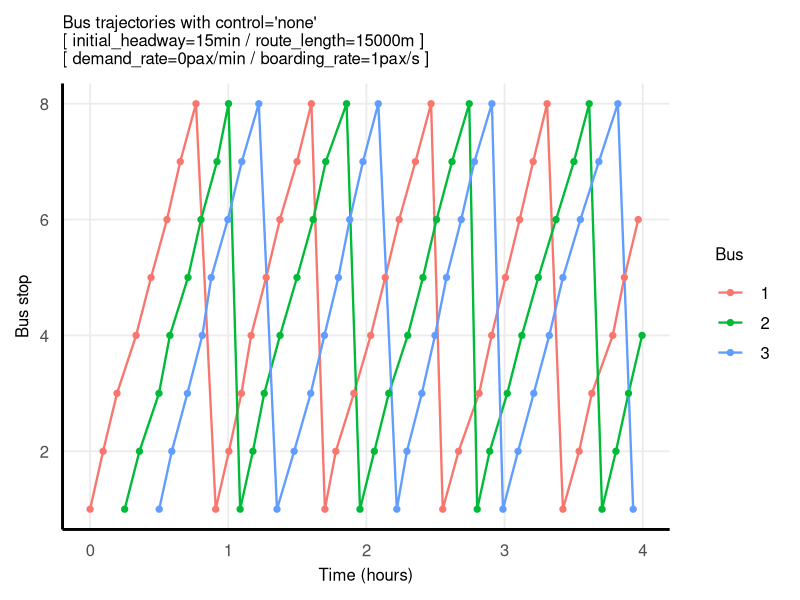
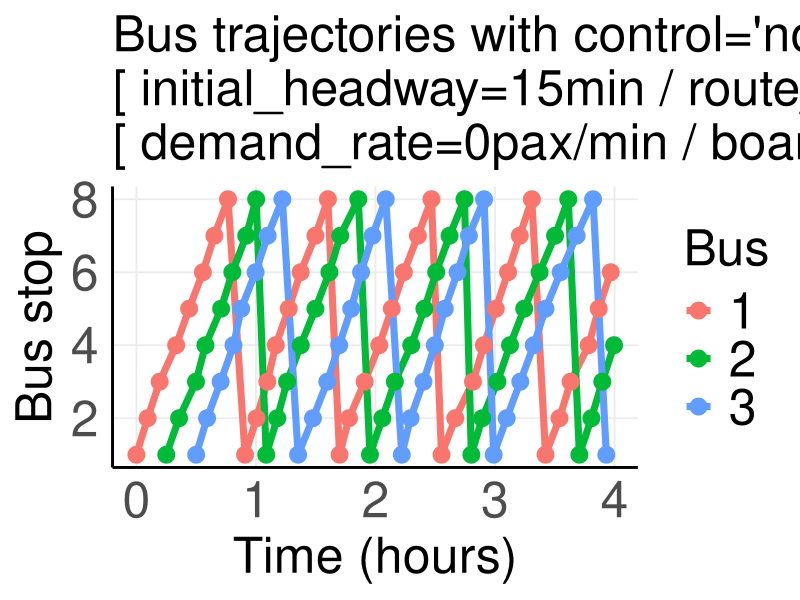
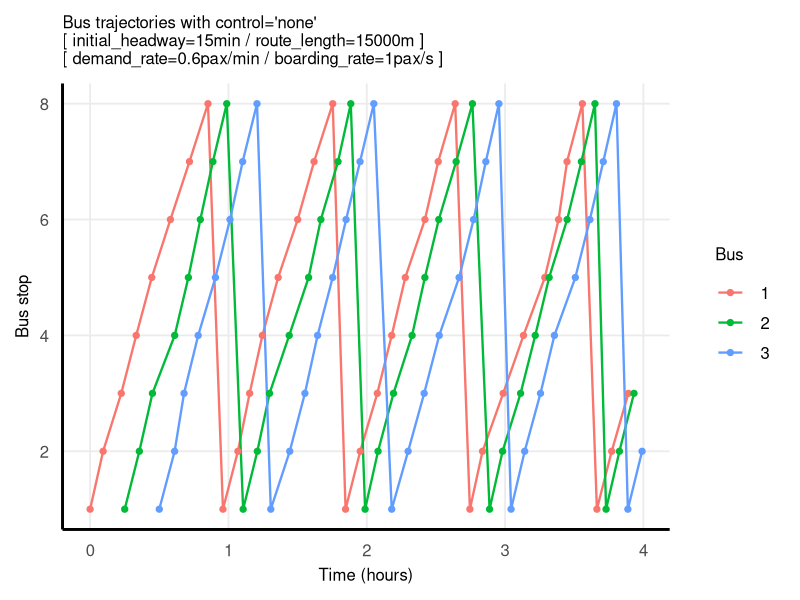
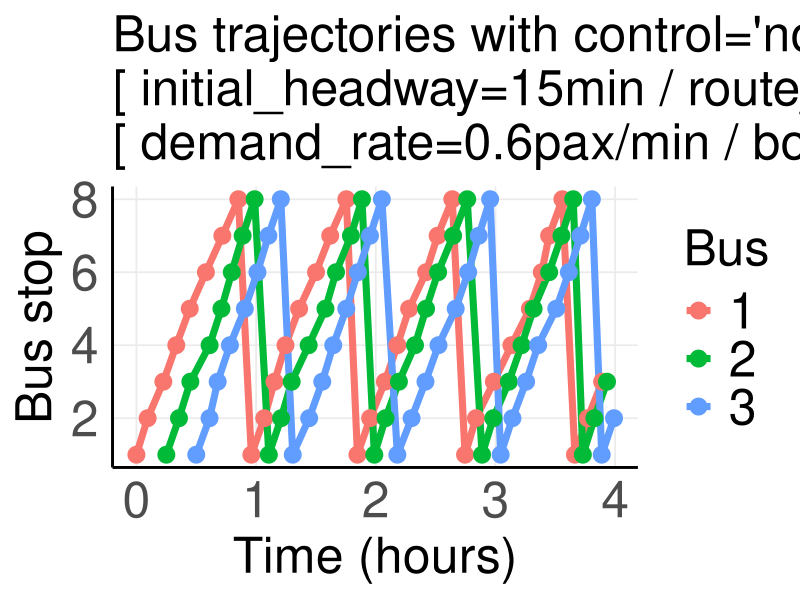
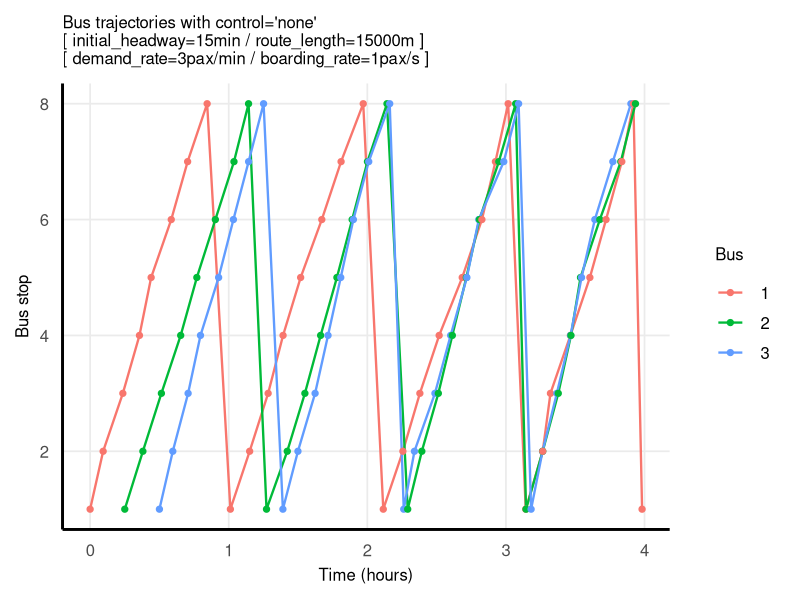
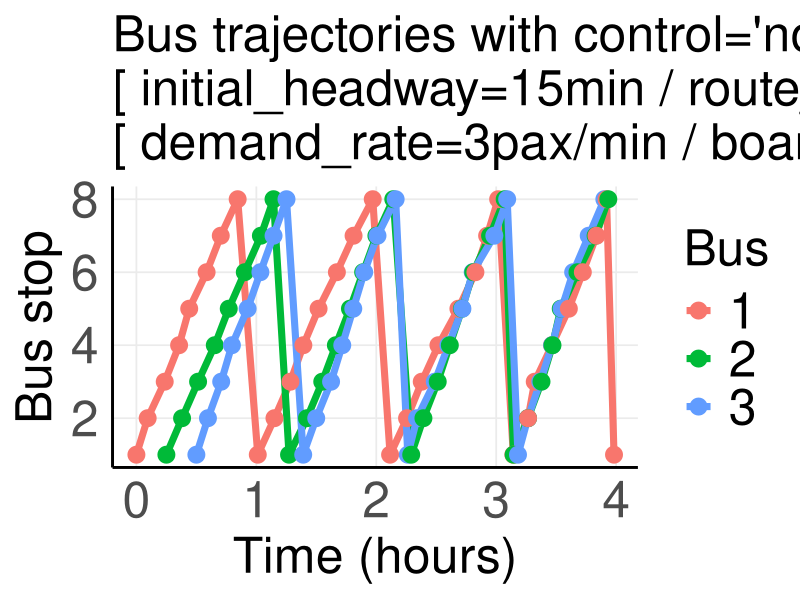
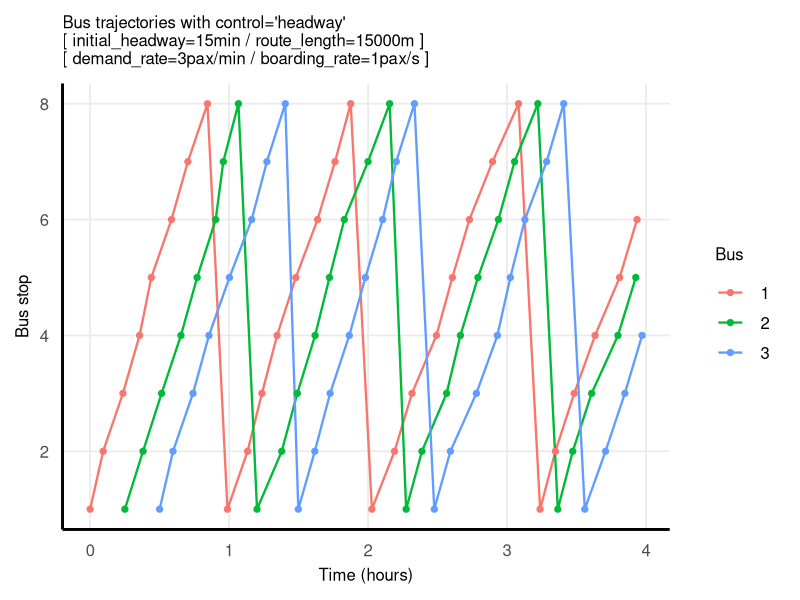
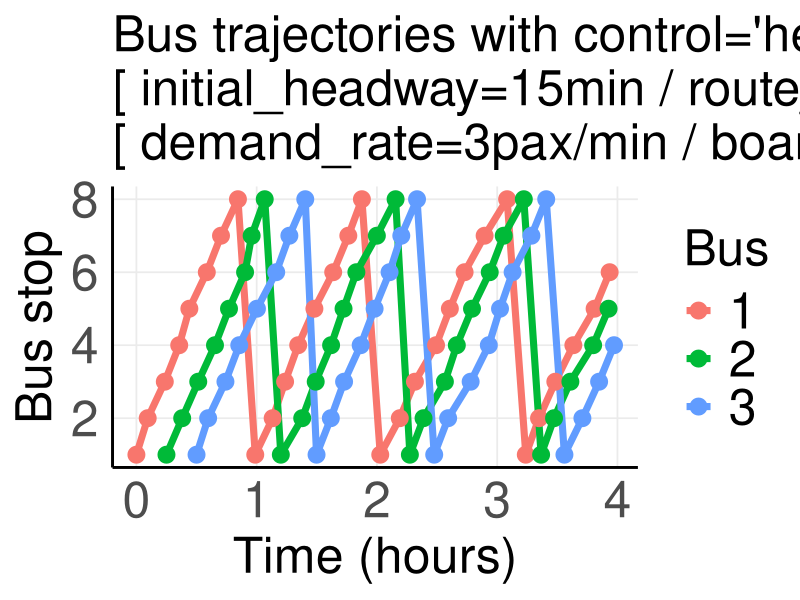

Write R code to recreate these figures, in order.
# Basic bus bunching discrete event simulation
# www.overfitting.net
# https://www.overfitting.net/2025/12/simulador-de-bus-bunching-con-r.html

library(ggplot2)
library(Cairo)


# Discrete Event Simulation (DES) for Bus bunching
# Modeling approach in which the system state changes only at a discrete set of time points called events
# DES models are: order sensitive, causality driven, state based
bus_bunching <- function(

    # Route definition:
    route_type = c("circular", "linear"),  # type of route
    route_length = 10000,     # total route length in m
    n_stops = 20,             # number of stops on the route
    n_buses = 6,              # number of buses in the simulation
    fixed_dwell = 5,          # fixed dwell time at each stop in s
    initial_headway = NULL,   # initial time delay between bus departures in s
    # headway: elapsed time between two consecutive bus arrivals at the same stop,
    # regardless of which bus arrives
    base_speed = 12,          # mean speed between stops in m/s
    travel_sd_fraction = 0.2, # sd of travel time between stops as a fraction of baseline_travel_time
    
    # Demand definition:
    # NOTE: at first passenger queues at stops are small or empty -> first bus rides fast
    demand_rate = 0.05,       # passenger arrival rate per stop in passengers/second
    boarding_rate = 1.0,      # boarding rate in passengers/second
    
    # Holding control:
    control = c("none", "schedule", "headway"),
    # Policies applied at stops to mitigate bus bunching. Both "headway" and "schedule"
    # operate by adding extra dwell time when a bus arrives "too early"
    # but differ in what timing reference they try to regulate
    # "none": fully unstable system, bunching emerges naturally
    # "headway": stabilizes service spacing locally, minimizes bunching but can cause drifting
    # "schedule": enforces nominal spacing, but because it still references observed headways it
    #             behaves like headway control with fixed target rather than true timetable adherence
    schedule_headway = NULL,  # target headway for schedule holding in s
    hold_limit = 60,          # maximum holding time when control is applied in s
    
    # Simulation parameters:
    warmup = 0,               # warmup time to discard initial transient (0=none) in s
    sim_time = 3*3600,        # total simulation time in s
    seed = 123                # random seed for reproducibility
    
) {
    # Optional parameters: match.arg() automatically picks the first element of the vector as default
    route_type <- match.arg(route_type)  # 'circular' by default
    control <- match.arg(control)  # 'none' by default
    if (control == "schedule" && is.null(schedule_headway)) {
        message("ERROR: schedule_headway must be provided when control = 'schedule'")
        return(NULL)
    }
    if (!is.null(seed)) set.seed(seed)
    
    # Uniform spacing assumption: only place where spatial structure enters the simulation
    seg_count <- n_stops  # number of travel segments
    seg_length <- route_length / seg_count  # distance between consecutive stops
    baseline_travel_time <- seg_length / base_speed  # mean travel time between stops
    min_travel_time <- 0.01 * baseline_travel_time  # min travel_time to preserve event ordering (1% of baseline)
    travel_time_sd <- travel_sd_fraction * baseline_travel_time  # convert fractional SD to s
    
    # Set default initial headway if not provided
    if (is.null(initial_headway)) {
        loop_time_mean <- (baseline_travel_time + fixed_dwell) * seg_count
        initial_headway <- loop_time_mean / n_buses
        # This would be the exact initial_headway with no passengers (demand_rate=0) to
        # make the last bus depart when the first bus is about to finish the route
        # In a real application with passengers the ideal initial_headway should be set higher
    }
    
    # Initialize buses
    buses <- data.frame(
        bus = seq_len(n_buses),
        next_stop = rep(1, n_buses),
        next_arrival = seq(0, by = initial_headway, length.out = n_buses),
        stringsAsFactors = FALSE
    )
    
    last_visit_time <- rep(0, seg_count)
    waiting_passengers <- rep(0L, seg_count)
    events <- vector("list", 0)
    
    record_event <- function(bus_id, stop_id, t_arrival, waiting, boarded, dwell, travel_time) {
        events[[length(events) + 1L]] <<- list(
            # Unlike <- (regular assignment, which assigns in the current environment)
            # <<- assigns to a variable in the parent environment or higher
            bus = bus_id,
            stop = stop_id,
            arrival = t_arrival,
            waiting = waiting,
            boarded = boarded,
            dwell = dwell,
            travel_time = travel_time
        )
    }
    
    while (TRUE) {
        next_idx <- which.min(buses$next_arrival)
        t_now <- buses$next_arrival[next_idx]
        if (t_now > sim_time) break
        
        bus_id <- buses$bus[next_idx]
        stop_id <- buses$next_stop[next_idx]
        
        delta_t <- t_now - last_visit_time[stop_id]
        if (delta_t < 0) delta_t <- 0
        new_arrivals <- rpois(1, demand_rate * delta_t)  # Poisson arrivals
        waiting_passengers[stop_id] <- waiting_passengers[stop_id] + new_arrivals
        last_visit_time[stop_id] <- t_now
        
        boarded <- waiting_passengers[stop_id]
        waiting_passengers[stop_id] <- 0L
        dwell_time <- fixed_dwell + boarded / boarding_rate
        
        # Holding control
        if (control %in% c("schedule", "headway")) {
            prev_idx <- which(sapply(events, function(x) x$stop) == stop_id)
            if (length(prev_idx) > 0) {
                last_arrival_time <- events[[tail(prev_idx, 1)]]$arrival
                headway_obs <- t_now - last_arrival_time  # headway observed from last departed bus
                
                desired_headway = if (control == "schedule") schedule_headway else initial_headway
                hold_needed <- desired_headway - headway_obs
                if (hold_needed > 0) dwell_time <- dwell_time + min(hold_needed, hold_limit)
            }
        }
        
        # Travel implementation
        travel_time <- max(min_travel_time, rnorm(1, baseline_travel_time, travel_time_sd))
        record_event(bus_id, stop_id, t_now, new_arrivals, boarded, dwell_time, travel_time)
        next_stop <- stop_id + 1
        
        if (route_type == "circular") {
            if (next_stop > seg_count) next_stop <- 1
            buses$next_stop[next_idx] <- next_stop
            buses$next_arrival[next_idx] <- t_now + dwell_time + travel_time
        } else {  # linear
            if (next_stop > seg_count) {
                buses$next_arrival[next_idx] <- Inf
            } else {
                buses$next_stop[next_idx] <- next_stop
                buses$next_arrival[next_idx] <- t_now + dwell_time + travel_time
            }
        }
    }
    
    if (length(events) == 0) {
        events_df <- data.frame()
    } else {
        events_df <- do.call(rbind, lapply(events, function(e) {
            data.frame(
                bus = e$bus,
                stop = e$stop,
                arrival = e$arrival,
                waiting = e$waiting,
                boarded = e$boarded,
                dwell = e$dwell,
                travel_time = e$travel_time,
                stringsAsFactors = FALSE
            )
        }))
    }
    
    # Compute headways after warmup period
    if (nrow(events_df) > 0 && warmup > 0) {
        events_df <- subset(events_df, arrival > warmup)
    }
    
    
    # Headways dataframe calculation
    headways_list <- lapply(split(events_df, events_df$stop), function(dfstop) {
        if (nrow(dfstop) <= 1) return(NULL)
        times <- sort(dfstop$arrival)
        data.frame(
            stop = dfstop$stop[1],
            arrival = times[-1],
            headway = diff(times)
        )
    })
    headways_df <- if (length(headways_list) == 0) data.frame() else do.call(rbind, headways_list)
    
    
    # Metrics calculation
    if (nrow(headways_df) == 0) {
        metrics <- list(mean_headway = NA, cv_headway = NA, mean_waiting_est = NA, percent_bunched = NA)
    } else {
        hw <- subset(headways_df, arrival > warmup)
        
        mean_headway <- mean(hw$headway)  # average time between consecutive bus arrivals at a stop
        cv_headway <- sd(hw$headway) / mean_headway  # relative dispersion of headways around their mean
        # In the context of bunching this is the primary stability metric:
        #   0.0–0.2: very regular service, 0.2–0.4: mild irregularity
        #   0.4–0.6: noticeable bunching, >0.6: severe bunching
        
        mean_waiting_est <- mean(hw$headway) / 2  # estimated mean passenger waiting time at stops
        
        med_h <- median(hw$headway)  # median of headways
        # Fraction of headways abnormally long relative to typical service
        percent_bunched <- sum(hw$headway > 2 * med_h) / nrow(hw)
        #   <0.05: very stable, 0.05–0.15: mild bunching
        #   0.15–0.30: frequent bunching, >0.30: systemically unstable
        
        # cv_headway: measures dispersion globally
        # percent_bunched: measures operational failure frequency
        # Together they are the most informative pair
        
        metrics <- list(
            # For stable statistics it is desirable that n_events >> n_stops × n_buses
            n_events = nrow(events_df),  # total number of bus arrivals recorded after warm up filtering
            mean_headway = mean_headway,
            mean_waiting_est = mean_waiting_est,  # half of mean_headway
            cv_headway = cv_headway,
            percent_bunched = percent_bunched
        )
    }
    
    
    # Record input parameters actually used by the simulation
    params <- list(
        route_type = route_type,
        route_length = route_length,
        n_stops = n_stops,
        n_buses = n_buses,
        fixed_dwell = fixed_dwell,
        initial_headway = initial_headway,
        base_speed = base_speed,
        travel_sd_fraction = travel_sd_fraction,  # fractional SD input
        travel_time_sd = travel_time_sd,  # actual SD used in s
        demand_rate = demand_rate,
        boarding_rate = boarding_rate,
        control = control,
        schedule_headway = schedule_headway,
        hold_limit = hold_limit,
        warmup = warmup,
        sim_time = sim_time,
        seed = seed
    )
    
    
    # Output data
    list(
        events = events_df,  # dataframe
        headways = headways_df,  # datafame
        metrics = metrics,  # simulation performance parameters
        params = params  # input parameters actually used
    )
}


################################################

# 1. BASIC EXAMPLE: 3 BUSES LINE WITH DIFFERENT DEMAND AND CONTROL

demand_rate <- c(0.00, 0.01, 0.05, 0.05)
control <- c("none", "none", "none", "headway")
hold_limit <- c(NA, NA, NA, 60*2)

for (i in 1:4) {
    res <- bus_bunching(
        n_buses = 3, n_stops = 8,
        route_length = 15000,
        demand_rate = demand_rate[i],
        initial_headway = 60 * 15,
        base_speed = 5,
        sim_time = 4 * 3600,
        control = control[i],
        hold_limit = hold_limit[i]
    )
    
    res$metrics

    
    # Plot bus trajectories (arrival time vs stop index)
    ev <- res$events
    params <- res$params
    for (f in c(1,3)) {
        CairoPNG(paste0("busbunching", f, "_sim", i, ".png"), width = 512*f, height = 220*f)
            p=ggplot(ev, aes(x = arrival/3600, y = stop, group = bus, color = factor(bus))) +
                geom_line(linewidth = 0.8*f) +
                geom_point(size = 1.8*f) +
                labs(
                    x = "Time (hours)",
                    y = "Bus stop",
                    color = "Bus",
                    title = paste0("Bus trajectories with control='", params$control, "' ",
                       ifelse(params$control == 'schedule', paste0("[ schedule_headway=",
                       round(params$schedule_headway/60,1), "min ] "), ""),
                       "\n[ initial_headway=", round(params$initial_headway/60,1),"min / route_length=",
                       params$route_length, "m ]\n[ demand_rate=", params$demand_rate*60, "pax/min / boarding_rate=",
                       params$boarding_rate, "pax/s ]")
                ) +
                theme_minimal(base_size = 22) +
                theme(
                    legend.title = element_text(size = 12*f),
                    legend.text  = element_text(size = 12*f),
                    axis.title   = element_text(size = 12*f),
                    axis.text    = element_text(size = 12*f),
                    panel.grid.minor = element_blank(),
                    panel.grid.major = element_line(linewidth = 0.6),
                    axis.line = element_line(linewidth = 1),
                    legend.key.size = unit(1.5, "lines"),
                    plot.title = element_text(size = 12*f)  # reduce title size here
                )
            
            print(p)
        dev.off()
    }
}


################################################

# 2. DENSE OPTIMIZED BUS LINE (TRAJECTORIES, HEADWAYS, HISTOGRAM)


control <- c("none", "schedule")
hheadway <- c(60 * 3, 60 * 4)

for (i in 1:2) {
    f=1
    res <- bus_bunching(
        n_buses = 10, n_stops = 20,
        route_length = 10000,
        demand_rate = 0.02 * f * 1.5,
        initial_headway = 60 * 3,
        schedule_headway = 60 * 4,  # on a regular basis we try to expand the headway to 4min
        travel_sd_fraction = 0.2,
        base_speed = 5,
        sim_time = 3600 * 5,
        control = control[i],
        hold_limit = 60,  # but with a max waiting time of 1min
        warmup = 3600 * 3.7 * 0  # testing the warmup parameter -> works fine
    )
    
    res$metrics
    
    
    # Plot bus trajectories (arrival time vs stop index)
    f=2
    ev <- res$events
    params <- res$params
    CairoPNG(paste0("busbunchingdense_", control[i], ".png"), width = 1920/2*f, height = 1080/4*f)
        p=ggplot(ev, aes(x = arrival/3600, y = stop, group = bus, color = factor(bus))) +
        geom_line(linewidth = 0.2*f) +
        geom_point(size = 0.6*f) +
        labs(
            x = "Time (hours)",
            y = "Bus stop",
            color = "Bus",
            title = paste0("Bus trajectories with control='", params$control, "' ",
               ifelse(params$control == 'schedule', paste0("[ schedule_headway=",
                                                           round(params$schedule_headway/60,1), "min ] "), ""),
               "\n[ initial_headway=", round(params$initial_headway/60,1),"min / route_length=",
               params$route_length, "m ]\n[ demand_rate=", params$demand_rate*60, "pax/min / boarding_rate=",
               params$boarding_rate, "pax/s ]")
        ) +
        theme_minimal(base_size = 22) +
        theme(
            legend.title = element_text(size = 8*f),
            legend.text  = element_text(size = 8*f),
            axis.title   = element_text(size = 8*f),
            axis.text    = element_text(size = 8*f),
            panel.grid.minor = element_blank(),
            panel.grid.major = element_line(linewidth = 0.6),
            axis.line = element_line(linewidth = 1),
            legend.key.size = unit(1.5, "lines"),
            plot.title = element_text(size = 8*f)  # reduce title size here
        )
    
        print(p)
    dev.off()
    
    
    # Headways over time
    hw <- res$headways
    CairoPNG(paste0("busbunchingdense_headways_", control[i],".png"), width = 512, height = 400)
        plot(hw$arrival / 3600, hw$headway / 60,
             pch = 16, cex = 0.75, col = rgb(0, 0, 0, alpha = 0.3),
             xlab = "Time (hours)", ylab = "Headway (minutes)", main = "Headways at stops over time",
             ylim = c(0, 25),
             cex.lab = 1.2, cex.main = 1.3, cex.axis = 1.0
        )
        abline(h=hheadway[i] / 60, col = "red", lwd = 1)
    dev.off()
    
    
    # Headways distribution
    CairoPNG(paste0("busbunchingdense_hist_", control[i], ".png"), width=512, height=300)
        hist(hw$headway/60, breaks=500, xlab='Headway (minutes)',
             xlim=c(0, 25), main='Headway distribution')
        abline(v=c(mean(hw$headway/60), median(hw$headway/60)), lty='dotted', col='red')
    dev.off()
}
